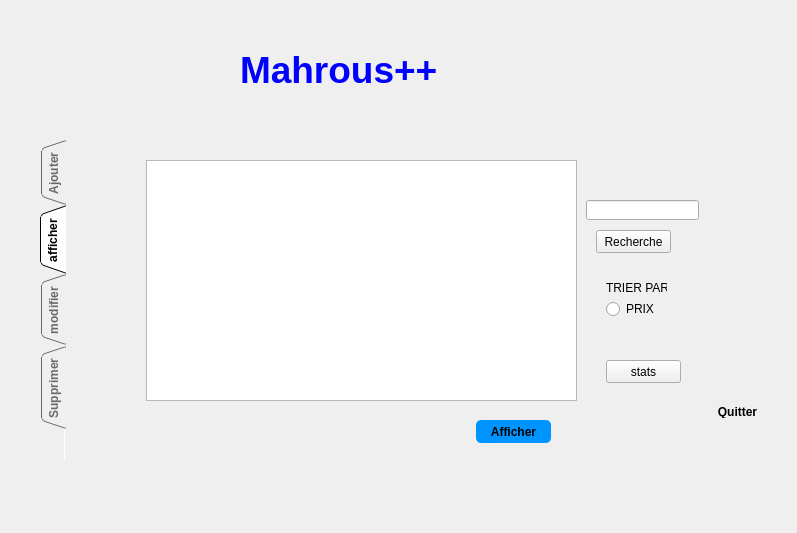
<?xml version="1.0" encoding="UTF-8"?>
<ui version="4.0">
 <class>produitanim</class>
 <widget class="QDialog" name="produitanim">
  <property name="geometry">
   <rect>
    <x>0</x>
    <y>0</y>
    <width>797</width>
    <height>533</height>
   </rect>
  </property>
  <property name="windowTitle">
   <string>Dialog</string>
  </property>
  <widget class="QTabWidget" name="tabWidget">
   <property name="enabled">
    <bool>true</bool>
   </property>
   <property name="geometry">
    <rect>
     <x>40</x>
     <y>140</y>
     <width>671</width>
     <height>321</height>
    </rect>
   </property>
   <property name="sizePolicy">
    <sizepolicy hsizetype="Expanding" vsizetype="Expanding">
     <horstretch>0</horstretch>
     <verstretch>0</verstretch>
    </sizepolicy>
   </property>
   <property name="maximumSize">
    <size>
     <width>16777215</width>
     <height>16777215</height>
    </size>
   </property>
   <property name="font">
    <font>
     <pointsize>9</pointsize>
     <weight>75</weight>
     <bold>true</bold>
     <stylestrategy>PreferDefault</stylestrategy>
    </font>
   </property>
   <property name="mouseTracking">
    <bool>false</bool>
   </property>
   <property name="tabletTracking">
    <bool>false</bool>
   </property>
   <property name="focusPolicy">
    <enum>Qt::TabFocus</enum>
   </property>
   <property name="contextMenuPolicy">
    <enum>Qt::DefaultContextMenu</enum>
   </property>
   <property name="acceptDrops">
    <bool>false</bool>
   </property>
   <property name="styleSheet">
    <string notr="true">QTabBar::tab:!selected {color:#696969;}

</string>
   </property>
   <property name="tabPosition">
    <enum>QTabWidget::West</enum>
   </property>
   <property name="tabShape">
    <enum>QTabWidget::Triangular</enum>
   </property>
   <property name="currentIndex">
    <number>1</number>
   </property>
   <property name="elideMode">
    <enum>Qt::ElideRight</enum>
   </property>
   <property name="usesScrollButtons">
    <bool>true</bool>
   </property>
   <property name="documentMode">
    <bool>true</bool>
   </property>
   <property name="tabsClosable">
    <bool>false</bool>
   </property>
   <property name="movable">
    <bool>true</bool>
   </property>
   <widget class="QWidget" name="widget">
    <attribute name="title">
     <string>Ajouter</string>
    </attribute>
    <attribute name="toolTip">
     <string>ajouter </string>
    </attribute>
    <widget class="QGroupBox" name="groupBox">
     <property name="geometry">
      <rect>
       <x>140</x>
       <y>30</y>
       <width>351</width>
       <height>221</height>
      </rect>
     </property>
     <property name="font">
      <font>
       <pointsize>11</pointsize>
       <weight>75</weight>
       <bold>true</bold>
       <strikeout>false</strikeout>
       <kerning>true</kerning>
      </font>
     </property>
     <property name="layoutDirection">
      <enum>Qt::LeftToRight</enum>
     </property>
     <property name="autoFillBackground">
      <bool>false</bool>
     </property>
     <property name="styleSheet">
      <string notr="true"/>
     </property>
     <property name="inputMethodHints">
      <set>Qt::ImhNone</set>
     </property>
     <property name="title">
      <string>Ajouter produit</string>
     </property>
     <property name="alignment">
      <set>Qt::AlignHCenter|Qt::AlignTop</set>
     </property>
     <property name="flat">
      <bool>false</bool>
     </property>
     <property name="checkable">
      <bool>false</bool>
     </property>
     <widget class="QWidget" name="verticalLayoutWidget">
      <property name="geometry">
       <rect>
        <x>20</x>
        <y>20</y>
        <width>132</width>
        <height>188</height>
       </rect>
      </property>
      <layout class="QVBoxLayout" name="verticalLayout">
       <item>
        <widget class="QLabel" name="label_4">
         <property name="text">
          <string>&lt;html&gt;&lt;head/&gt;&lt;body&gt;&lt;p&gt;&lt;span style=&quot; font-size:12pt; font-weight:600;&quot;&gt;ID produit :&lt;/span&gt;&lt;/p&gt;&lt;/body&gt;&lt;/html&gt;</string>
         </property>
        </widget>
       </item>
       <item>
        <widget class="QLabel" name="label_6">
         <property name="text">
          <string>&lt;html&gt;&lt;head/&gt;&lt;body&gt;&lt;p&gt;&lt;span style=&quot; font-size:12pt; font-weight:600;&quot;&gt;nom produit :&lt;/span&gt;&lt;/p&gt;&lt;/body&gt;&lt;/html&gt;</string>
         </property>
        </widget>
       </item>
       <item>
        <widget class="QLabel" name="label_2">
         <property name="text">
          <string>&lt;html&gt;&lt;head/&gt;&lt;body&gt;&lt;p&gt;&lt;span style=&quot; font-size:12pt; font-weight:600;&quot;&gt;prix produit :&lt;/span&gt;&lt;/p&gt;&lt;/body&gt;&lt;/html&gt;</string>
         </property>
        </widget>
       </item>
      </layout>
     </widget>
     <widget class="QWidget" name="verticalLayoutWidget_2">
      <property name="geometry">
       <rect>
        <x>170</x>
        <y>20</y>
        <width>171</width>
        <height>191</height>
       </rect>
      </property>
      <layout class="QVBoxLayout" name="verticalLayout_2">
       <item>
        <widget class="QLineEdit" name="cx_idcategorie">
         <property name="styleSheet">
          <string notr="true">QLineEdit {
padding: 5px;
border-radius: 5px;

font-weight: bold;
}</string>
         </property>
        </widget>
       </item>
       <item>
        <widget class="QLineEdit" name="cx_idcategorie_3">
         <property name="styleSheet">
          <string notr="true">QLineEdit {
padding: 5px;
border-radius: 5px;

font-weight: bold;
}</string>
         </property>
        </widget>
       </item>
       <item>
        <widget class="QLineEdit" name="cx_nomcategorie">
         <property name="styleSheet">
          <string notr="true">QLineEdit {
padding: 5px;
border-radius: 5px;

font-weight: bold;
}</string>
         </property>
        </widget>
       </item>
      </layout>
     </widget>
    </widget>
    <widget class="QPushButton" name="pushButton_2">
     <property name="geometry">
      <rect>
       <x>410</x>
       <y>280</y>
       <width>75</width>
       <height>23</height>
      </rect>
     </property>
     <property name="styleSheet">
      <string notr="true">QPushButton {
padding: 5px;
border-radius: 5px;
background-color:#0094ff;
font-weight: bold;
}</string>
     </property>
     <property name="text">
      <string>Ajouter</string>
     </property>
    </widget>
   </widget>
   <widget class="QWidget" name="tab_6">
    <attribute name="title">
     <string>afficher</string>
    </attribute>
    <widget class="QTableView" name="table">
     <property name="geometry">
      <rect>
       <x>80</x>
       <y>20</y>
       <width>431</width>
       <height>241</height>
      </rect>
     </property>
     <property name="styleSheet">
      <string notr="true"/>
     </property>
    </widget>
    <widget class="QPushButton" name="pushButton_3">
     <property name="geometry">
      <rect>
       <x>410</x>
       <y>280</y>
       <width>75</width>
       <height>23</height>
      </rect>
     </property>
     <property name="styleSheet">
      <string notr="true">QPushButton {
padding: 5px;
border-radius: 5px;
background-color:#0094ff;
font-weight: bold;
}</string>
     </property>
     <property name="text">
      <string>Afficher</string>
     </property>
    </widget>
    <widget class="QRadioButton" name="radioButton">
     <property name="geometry">
      <rect>
       <x>540</x>
       <y>160</y>
       <width>83</width>
       <height>18</height>
      </rect>
     </property>
     <property name="text">
      <string>PRIX</string>
     </property>
    </widget>
    <widget class="QLabel" name="label">
     <property name="geometry">
      <rect>
       <x>540</x>
       <y>140</y>
       <width>61</width>
       <height>16</height>
      </rect>
     </property>
     <property name="text">
      <string>TRIER PAR</string>
     </property>
    </widget>
    <widget class="QPushButton" name="pushButton_4">
     <property name="geometry">
      <rect>
       <x>530</x>
       <y>90</y>
       <width>75</width>
       <height>23</height>
      </rect>
     </property>
     <property name="text">
      <string>Recherche</string>
     </property>
    </widget>
    <widget class="QLineEdit" name="lineEdit">
     <property name="geometry">
      <rect>
       <x>520</x>
       <y>60</y>
       <width>113</width>
       <height>20</height>
      </rect>
     </property>
    </widget>
    <widget class="QPushButton" name="pushButton_5">
     <property name="geometry">
      <rect>
       <x>540</x>
       <y>220</y>
       <width>75</width>
       <height>23</height>
      </rect>
     </property>
     <property name="text">
      <string>stats</string>
     </property>
    </widget>
   </widget>
   <widget class="QWidget" name="tab_4">
    <attribute name="title">
     <string>modifier</string>
    </attribute>
    <widget class="QGroupBox" name="groupBox_2">
     <property name="geometry">
      <rect>
       <x>140</x>
       <y>30</y>
       <width>341</width>
       <height>221</height>
      </rect>
     </property>
     <property name="font">
      <font>
       <pointsize>11</pointsize>
       <weight>75</weight>
       <bold>true</bold>
      </font>
     </property>
     <property name="title">
      <string>Modifier catégorie</string>
     </property>
     <property name="alignment">
      <set>Qt::AlignCenter</set>
     </property>
     <widget class="QWidget" name="verticalLayoutWidget_3">
      <property name="geometry">
       <rect>
        <x>10</x>
        <y>30</y>
        <width>130</width>
        <height>181</height>
       </rect>
      </property>
      <layout class="QVBoxLayout" name="verticalLayout_3">
       <item>
        <widget class="QLabel" name="label_8">
         <property name="text">
          <string>&lt;html&gt;&lt;head/&gt;&lt;body&gt;&lt;p&gt;&lt;span style=&quot; font-size:12pt; font-weight:600;&quot;&gt;nom produit :&lt;/span&gt;&lt;/p&gt;&lt;/body&gt;&lt;/html&gt;</string>
         </property>
        </widget>
       </item>
       <item>
        <widget class="QLabel" name="label_5">
         <property name="text">
          <string>&lt;html&gt;&lt;head/&gt;&lt;body&gt;&lt;p&gt;&lt;span style=&quot; font-size:12pt; font-weight:600;&quot;&gt;prix produit :&lt;/span&gt;&lt;/p&gt;&lt;/body&gt;&lt;/html&gt;</string>
         </property>
        </widget>
       </item>
      </layout>
     </widget>
     <widget class="QWidget" name="verticalLayoutWidget_4">
      <property name="geometry">
       <rect>
        <x>160</x>
        <y>30</y>
        <width>151</width>
        <height>181</height>
       </rect>
      </property>
      <layout class="QVBoxLayout" name="verticalLayout_4">
       <item>
        <widget class="QLineEdit" name="cx_idcategorie_2">
         <property name="styleSheet">
          <string notr="true">QLineEdit {
padding: 5px;
border-radius: 5px;

font-weight: bold;
}</string>
         </property>
        </widget>
       </item>
       <item>
        <widget class="QLineEdit" name="cx_nomcategorie_2">
         <property name="styleSheet">
          <string notr="true">QLineEdit {
padding: 5px;
border-radius: 5px;

font-weight: bold;
}</string>
         </property>
        </widget>
       </item>
      </layout>
     </widget>
    </widget>
    <widget class="QPushButton" name="modifier">
     <property name="geometry">
      <rect>
       <x>410</x>
       <y>280</y>
       <width>75</width>
       <height>23</height>
      </rect>
     </property>
     <property name="styleSheet">
      <string notr="true">QPushButton {
padding: 5px;
border-radius: 5px;
background-color:#0094ff;
font-weight: bold;
}</string>
     </property>
     <property name="text">
      <string>Modifier</string>
     </property>
    </widget>
   </widget>
   <widget class="QWidget" name="tab_5">
    <attribute name="title">
     <string>Supprimer</string>
    </attribute>
    <widget class="QLabel" name="label_9">
     <property name="geometry">
      <rect>
       <x>140</x>
       <y>150</y>
       <width>141</width>
       <height>20</height>
      </rect>
     </property>
     <property name="text">
      <string>&lt;html&gt;&lt;head/&gt;&lt;body&gt;&lt;p&gt;&lt;span style=&quot; font-size:12pt; font-weight:600;&quot;&gt;nom produit :&lt;/span&gt;&lt;/p&gt;&lt;/body&gt;&lt;/html&gt;</string>
     </property>
    </widget>
    <widget class="QLineEdit" name="cx_nomcategorie_3">
     <property name="geometry">
      <rect>
       <x>330</x>
       <y>150</y>
       <width>181</width>
       <height>20</height>
      </rect>
     </property>
     <property name="styleSheet">
      <string notr="true">QLineEdit {
padding: 5px;
border-radius: 5px;

font-weight: bold;
}</string>
     </property>
    </widget>
    <widget class="QPushButton" name="supprimer">
     <property name="geometry">
      <rect>
       <x>410</x>
       <y>260</y>
       <width>75</width>
       <height>23</height>
      </rect>
     </property>
     <property name="styleSheet">
      <string notr="true">QPushButton {
padding: 5px;
border-radius: 5px;
background-color:#0094ff;
font-weight: bold;
}</string>
     </property>
     <property name="text">
      <string>Supprimer</string>
     </property>
    </widget>
   </widget>
  </widget>
  <widget class="QLabel" name="pic">
   <property name="enabled">
    <bool>true</bool>
   </property>
   <property name="geometry">
    <rect>
     <x>0</x>
     <y>0</y>
     <width>781</width>
     <height>521</height>
    </rect>
   </property>
   <property name="frameShadow">
    <enum>QFrame::Plain</enum>
   </property>
   <property name="text">
    <string/>
   </property>
   <property name="scaledContents">
    <bool>false</bool>
   </property>
   <property name="wordWrap">
    <bool>false</bool>
   </property>
   <property name="openExternalLinks">
    <bool>false</bool>
   </property>
  </widget>
  <widget class="QLabel" name="label_10">
   <property name="geometry">
    <rect>
     <x>240</x>
     <y>30</y>
     <width>321</width>
     <height>81</height>
    </rect>
   </property>
   <property name="text">
    <string>&lt;html&gt;&lt;head/&gt;&lt;body&gt;&lt;p&gt;&lt;span style=&quot; font-size:28pt; font-weight:600; color:#0000ff;&quot;&gt;Mahrous++&lt;/span&gt;&lt;/p&gt;&lt;/body&gt;&lt;/html&gt;</string>
   </property>
  </widget>
  <widget class="QPushButton" name="pushButton">
   <property name="geometry">
    <rect>
     <x>700</x>
     <y>400</y>
     <width>75</width>
     <height>23</height>
    </rect>
   </property>
   <property name="styleSheet">
    <string notr="true">color: &quot;red&quot;;

padding: 5px;
border-radius: 5px;

font-weight: bold;
</string>
   </property>
   <property name="text">
    <string>Quitter</string>
   </property>
  </widget>
  <zorder>pic</zorder>
  <zorder>tabWidget</zorder>
  <zorder>label_10</zorder>
  <zorder>pushButton</zorder>
 </widget>
 <resources/>
 <connections>
  <connection>
   <sender>pushButton</sender>
   <signal>clicked()</signal>
   <receiver>produitanim</receiver>
   <slot>accept()</slot>
   <hints>
    <hint type="sourcelabel">
     <x>327</x>
     <y>228</y>
    </hint>
    <hint type="destinationlabel">
     <x>486</x>
     <y>246</y>
    </hint>
   </hints>
  </connection>
 </connections>
</ui>
